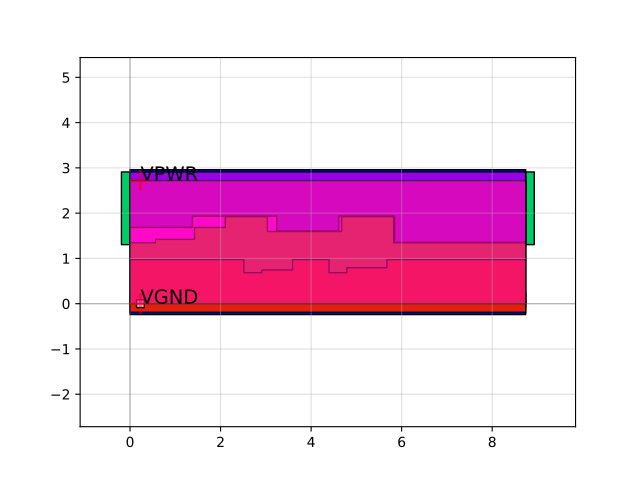

Write Python code to recreate this figure.
import sky130

c = sky130.components.sky130_fd_sc_hd__dfxtp_4()
c.plot()
